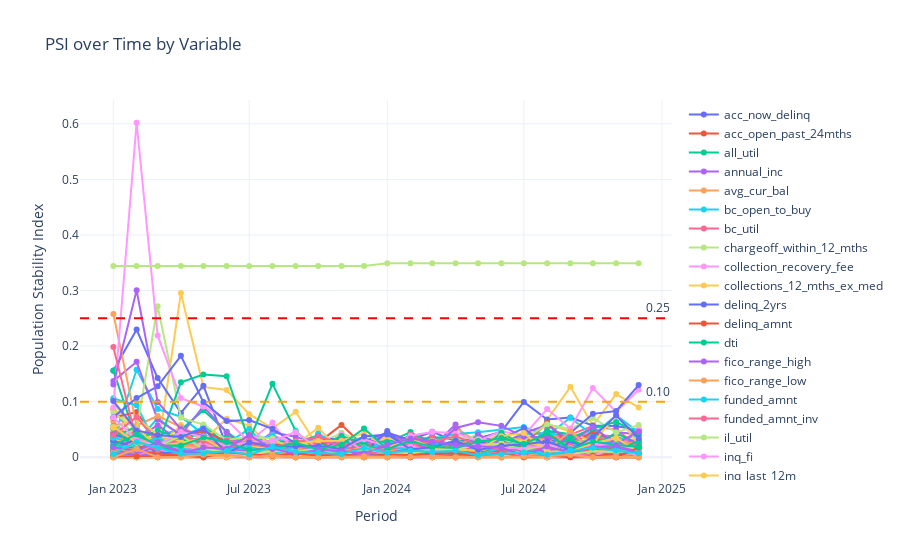

Here is the notebook cell this chart was saved with:
### Code cell
# PSI por variável
evaluator.plot_psi()
